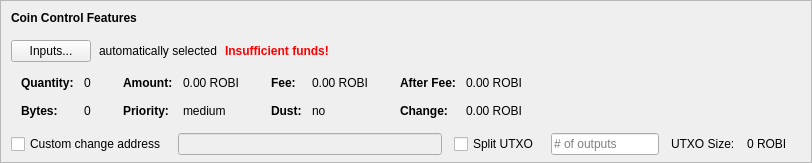
    <widget class="QFrame" name="frameCoinControl">
     <property name="sizePolicy">
      <sizepolicy hsizetype="Expanding" vsizetype="Expanding">
       <horstretch>0</horstretch>
       <verstretch>0</verstretch>
      </sizepolicy>
     </property>
     <property name="maximumSize">
      <size>
       <width>16777215</width>
       <height>16777215</height>
      </size>
     </property>
     <property name="frameShape">
      <enum>QFrame::StyledPanel</enum>
     </property>
     <property name="frameShadow">
      <enum>QFrame::Sunken</enum>
     </property>
     <layout class="QVBoxLayout" name="verticalLayoutCoinControl2">
      <property name="spacing">
       <number>0</number>
      </property>
      <property name="leftMargin">
       <number>0</number>
      </property>
      <property name="topMargin">
       <number>0</number>
      </property>
      <property name="rightMargin">
       <number>0</number>
      </property>
      <property name="bottomMargin">
       <number>6</number>
      </property>
      <item>
       <layout class="QVBoxLayout" name="verticalLayoutCoinControl" stretch="0,0,0,0,1">
        <property name="spacing">
         <number>0</number>
        </property>
        <property name="leftMargin">
         <number>10</number>
        </property>
        <property name="topMargin">
         <number>10</number>
        </property>
        <item>
         <layout class="QHBoxLayout" name="horizontalLayoutCoinControl1">
          <property name="bottomMargin">
           <number>15</number>
          </property>
          <item>
           <widget class="QLabel" name="labelCoinControlFeatures">
            <property name="sizePolicy">
             <sizepolicy hsizetype="Preferred" vsizetype="Maximum">
              <horstretch>0</horstretch>
              <verstretch>0</verstretch>
             </sizepolicy>
            </property>
            <property name="font">
             <font>
              <weight>75</weight>
              <bold>true</bold>
             </font>
            </property>
            <property name="styleSheet">
             <string notr="true">font-weight:bold;</string>
            </property>
            <property name="text">
             <string>Coin Control Features</string>
            </property>
           </widget>
          </item>
         </layout>
        </item>
        <item>
         <layout class="QHBoxLayout" name="horizontalLayoutCoinControl2" stretch="0,0,0,0">
          <property name="spacing">
           <number>8</number>
          </property>
          <property name="bottomMargin">
           <number>10</number>
          </property>
          <item>
           <widget class="QPushButton" name="pushButtonCoinControl">
            <property name="styleSheet">
             <string notr="true"/>
            </property>
            <property name="text">
             <string>Inputs...</string>
            </property>
            <property name="autoDefault">
             <bool>false</bool>
            </property>
           </widget>
          </item>
          <item>
           <widget class="QLabel" name="labelCoinControlAutomaticallySelected">
            <property name="text">
             <string>automatically selected</string>
            </property>
            <property name="margin">
             <number>5</number>
            </property>
           </widget>
          </item>
          <item>
           <widget class="QLabel" name="labelCoinControlInsuffFunds">
            <property name="font">
             <font>
              <weight>75</weight>
              <bold>true</bold>
             </font>
            </property>
            <property name="styleSheet">
             <string notr="true">color:red;font-weight:bold;</string>
            </property>
            <property name="text">
             <string>Insufficient funds!</string>
            </property>
            <property name="margin">
             <number>5</number>
            </property>
           </widget>
          </item>
          <item>
           <spacer name="horizontalSpacerCoinControl">
            <property name="orientation">
             <enum>Qt::Horizontal</enum>
            </property>
            <property name="sizeHint" stdset="0">
             <size>
              <width>40</width>
              <height>1</height>
             </size>
            </property>
           </spacer>
          </item>
         </layout>
        </item>
        <item>
         <widget class="QWidget" name="widgetCoinControl" native="true">
          <property name="sizePolicy">
           <sizepolicy hsizetype="Preferred" vsizetype="Preferred">
            <horstretch>0</horstretch>
            <verstretch>0</verstretch>
           </sizepolicy>
          </property>
          <property name="minimumSize">
           <size>
            <width>0</width>
            <height>0</height>
           </size>
          </property>
          <property name="styleSheet">
           <string notr="true"/>
          </property>
          <layout class="QHBoxLayout" name="horizontalLayoutCoinControl5">
           <property name="leftMargin">
            <number>0</number>
           </property>
           <property name="topMargin">
            <number>0</number>
           </property>
           <property name="rightMargin">
            <number>0</number>
           </property>
           <property name="bottomMargin">
            <number>0</number>
           </property>
           <item>
            <layout class="QHBoxLayout" name="horizontalLayoutCoinControl3" stretch="0,0,0,1">
             <property name="spacing">
              <number>20</number>
             </property>
             <property name="topMargin">
              <number>0</number>
             </property>
             <property name="bottomMargin">
              <number>10</number>
             </property>
             <item>
              <layout class="QFormLayout" name="formLayoutCoinControl1">
               <property name="horizontalSpacing">
                <number>10</number>
               </property>
               <property name="verticalSpacing">
                <number>14</number>
               </property>
               <property name="leftMargin">
                <number>10</number>
               </property>
               <property name="topMargin">
                <number>4</number>
               </property>
               <property name="rightMargin">
                <number>6</number>
               </property>
               <item row="0" column="0">
                <widget class="QLabel" name="labelCoinControlQuantityText">
                 <property name="font">
                  <font>
                   <weight>75</weight>
                   <bold>true</bold>
                  </font>
                 </property>
                 <property name="text">
                  <string>Quantity:</string>
                 </property>
                 <property name="margin">
                  <number>0</number>
                 </property>
                </widget>
               </item>
               <item row="0" column="1">
                <widget class="QLabel" name="labelCoinControlQuantity">
                 <property name="cursor">
                  <cursorShape>IBeamCursor</cursorShape>
                 </property>
                 <property name="contextMenuPolicy">
                  <enum>Qt::ActionsContextMenu</enum>
                 </property>
                 <property name="text">
                  <string notr="true">0</string>
                 </property>
                 <property name="margin">
                  <number>0</number>
                 </property>
                 <property name="textInteractionFlags">
                  <set>Qt::LinksAccessibleByMouse|Qt::TextSelectableByKeyboard|Qt::TextSelectableByMouse</set>
                 </property>
                </widget>
               </item>
               <item row="1" column="0">
                <widget class="QLabel" name="labelCoinControlBytesText">
                 <property name="font">
                  <font>
                   <weight>75</weight>
                   <bold>true</bold>
                  </font>
                 </property>
                 <property name="text">
                  <string>Bytes:</string>
                 </property>
                </widget>
               </item>
               <item row="1" column="1">
                <widget class="QLabel" name="labelCoinControlBytes">
                 <property name="cursor">
                  <cursorShape>IBeamCursor</cursorShape>
                 </property>
                 <property name="contextMenuPolicy">
                  <enum>Qt::ActionsContextMenu</enum>
                 </property>
                 <property name="text">
                  <string notr="true">0</string>
                 </property>
                 <property name="textInteractionFlags">
                  <set>Qt::LinksAccessibleByMouse|Qt::TextSelectableByKeyboard|Qt::TextSelectableByMouse</set>
                 </property>
                </widget>
               </item>
              </layout>
             </item>
             <item>
              <layout class="QFormLayout" name="formLayoutCoinControl2">
               <property name="horizontalSpacing">
                <number>10</number>
               </property>
               <property name="verticalSpacing">
                <number>14</number>
               </property>
               <property name="leftMargin">
                <number>6</number>
               </property>
               <property name="topMargin">
                <number>4</number>
               </property>
               <property name="rightMargin">
                <number>6</number>
               </property>
               <item row="0" column="0">
                <widget class="QLabel" name="labelCoinControlAmountText">
                 <property name="font">
                  <font>
                   <weight>75</weight>
                   <bold>true</bold>
                  </font>
                 </property>
                 <property name="text">
                  <string>Amount:</string>
                 </property>
                 <property name="margin">
                  <number>0</number>
                 </property>
                </widget>
               </item>
               <item row="0" column="1">
                <widget class="QLabel" name="labelCoinControlAmount">
                 <property name="cursor">
                  <cursorShape>IBeamCursor</cursorShape>
                 </property>
                 <property name="contextMenuPolicy">
                  <enum>Qt::ActionsContextMenu</enum>
                 </property>
                 <property name="text">
                  <string notr="true">0.00 ROBI</string>
                 </property>
                 <property name="textInteractionFlags">
                  <set>Qt::LinksAccessibleByMouse|Qt::TextSelectableByKeyboard|Qt::TextSelectableByMouse</set>
                 </property>
                </widget>
               </item>
               <item row="1" column="0">
                <widget class="QLabel" name="labelCoinControlPriorityText">
                 <property name="font">
                  <font>
                   <weight>75</weight>
                   <bold>true</bold>
                  </font>
                 </property>
                 <property name="text">
                  <string>Priority:</string>
                 </property>
                </widget>
               </item>
               <item row="1" column="1">
                <widget class="QLabel" name="labelCoinControlPriority">
                 <property name="cursor">
                  <cursorShape>IBeamCursor</cursorShape>
                 </property>
                 <property name="contextMenuPolicy">
                  <enum>Qt::ActionsContextMenu</enum>
                 </property>
                 <property name="text">
                  <string>medium</string>
                 </property>
                 <property name="textInteractionFlags">
                  <set>Qt::LinksAccessibleByMouse|Qt::TextSelectableByKeyboard|Qt::TextSelectableByMouse</set>
                 </property>
                </widget>
               </item>
              </layout>
             </item>
             <item>
              <layout class="QFormLayout" name="formLayoutCoinControl3">
               <property name="horizontalSpacing">
                <number>10</number>
               </property>
               <property name="verticalSpacing">
                <number>14</number>
               </property>
               <property name="leftMargin">
                <number>6</number>
               </property>
               <property name="topMargin">
                <number>4</number>
               </property>
               <property name="rightMargin">
                <number>6</number>
               </property>
               <item row="0" column="0">
                <widget class="QLabel" name="labelCoinControlFeeText">
                 <property name="font">
                  <font>
                   <weight>75</weight>
                   <bold>true</bold>
                  </font>
                 </property>
                 <property name="text">
                  <string>Fee:</string>
                 </property>
                 <property name="margin">
                  <number>0</number>
                 </property>
                </widget>
               </item>
               <item row="0" column="1">
                <widget class="QLabel" name="labelCoinControlFee">
                 <property name="cursor">
                  <cursorShape>IBeamCursor</cursorShape>
                 </property>
                 <property name="contextMenuPolicy">
                  <enum>Qt::ActionsContextMenu</enum>
                 </property>
                 <property name="text">
                  <string notr="true">0.00 ROBI</string>
                 </property>
                 <property name="textInteractionFlags">
                  <set>Qt::LinksAccessibleByMouse|Qt::TextSelectableByKeyboard|Qt::TextSelectableByMouse</set>
                 </property>
                </widget>
               </item>
               <item row="1" column="0">
                <widget class="QLabel" name="labelCoinControlLowOutputText">
                 <property name="font">
                  <font>
                   <weight>75</weight>
                   <bold>true</bold>
                  </font>
                 </property>
                 <property name="text">
                  <string>Dust:</string>
                 </property>
                </widget>
               </item>
               <item row="1" column="1">
                <widget class="QLabel" name="labelCoinControlLowOutput">
                 <property name="cursor">
                  <cursorShape>IBeamCursor</cursorShape>
                 </property>
                 <property name="contextMenuPolicy">
                  <enum>Qt::ActionsContextMenu</enum>
                 </property>
                 <property name="text">
                  <string>no</string>
                 </property>
                 <property name="textInteractionFlags">
                  <set>Qt::LinksAccessibleByMouse|Qt::TextSelectableByKeyboard|Qt::TextSelectableByMouse</set>
                 </property>
                </widget>
               </item>
              </layout>
             </item>
             <item>
              <layout class="QFormLayout" name="formLayoutCoinControl4">
               <property name="horizontalSpacing">
                <number>10</number>
               </property>
               <property name="verticalSpacing">
                <number>14</number>
               </property>
               <property name="leftMargin">
                <number>6</number>
               </property>
               <property name="topMargin">
                <number>4</number>
               </property>
               <property name="rightMargin">
                <number>6</number>
               </property>
               <item row="0" column="0">
                <widget class="QLabel" name="labelCoinControlAfterFeeText">
                 <property name="font">
                  <font>
                   <weight>75</weight>
                   <bold>true</bold>
                  </font>
                 </property>
                 <property name="text">
                  <string>After Fee:</string>
                 </property>
                 <property name="margin">
                  <number>0</number>
                 </property>
                </widget>
               </item>
               <item row="0" column="1">
                <widget class="QLabel" name="labelCoinControlAfterFee">
                 <property name="cursor">
                  <cursorShape>IBeamCursor</cursorShape>
                 </property>
                 <property name="contextMenuPolicy">
                  <enum>Qt::ActionsContextMenu</enum>
                 </property>
                 <property name="text">
                  <string notr="true">0.00 ROBI</string>
                 </property>
                 <property name="textInteractionFlags">
                  <set>Qt::LinksAccessibleByMouse|Qt::TextSelectableByKeyboard|Qt::TextSelectableByMouse</set>
                 </property>
                </widget>
               </item>
               <item row="1" column="0">
                <widget class="QLabel" name="labelCoinControlChangeText">
                 <property name="font">
                  <font>
                   <weight>75</weight>
                   <bold>true</bold>
                  </font>
                 </property>
                 <property name="text">
                  <string>Change:</string>
                 </property>
                </widget>
               </item>
               <item row="1" column="1">
                <widget class="QLabel" name="labelCoinControlChange">
                 <property name="cursor">
                  <cursorShape>IBeamCursor</cursorShape>
                 </property>
                 <property name="contextMenuPolicy">
                  <enum>Qt::ActionsContextMenu</enum>
                 </property>
                 <property name="text">
                  <string notr="true">0.00 ROBI</string>
                 </property>
                 <property name="textInteractionFlags">
                  <set>Qt::LinksAccessibleByMouse|Qt::TextSelectableByKeyboard|Qt::TextSelectableByMouse</set>
                 </property>
                </widget>
               </item>
              </layout>
             </item>
            </layout>
           </item>
          </layout>
         </widget>
        </item>
        <item>
         <layout class="QHBoxLayout" name="horizontalLayoutCoinControl4" stretch="0,0,0,0,0,0,0">
          <property name="spacing">
           <number>12</number>
          </property>
          <property name="sizeConstraint">
           <enum>QLayout::SetDefaultConstraint</enum>
          </property>
          <property name="topMargin">
           <number>5</number>
          </property>
          <property name="rightMargin">
           <number>5</number>
          </property>
          <item>
           <widget class="QCheckBox" name="checkBoxCoinControlChange">
            <property name="toolTip">
             <string>If this is activated, but the change address is empty or invalid, change will be sent to a newly generated address.</string>
            </property>
            <property name="text">
             <string>Custom change address</string>
            </property>
           </widget>
          </item>
          <item>
           <widget class="QValidatedLineEdit" name="lineEditCoinControlChange">
            <property name="enabled">
             <bool>false</bool>
            </property>
            <property name="sizePolicy">
             <sizepolicy hsizetype="Expanding" vsizetype="Fixed">
              <horstretch>0</horstretch>
              <verstretch>0</verstretch>
             </sizepolicy>
            </property>
           </widget>
          </item>
          <item>
           <widget class="QCheckBox" name="splitBlockCheckBox">
            <property name="text">
             <string>Split UTXO</string>
            </property>
           </widget>
          </item>
          <item>
           <widget class="QLineEdit" name="splitBlockLineEdit">
            <property name="sizePolicy">
             <sizepolicy hsizetype="Fixed" vsizetype="Fixed">
              <horstretch>50</horstretch>
              <verstretch>0</verstretch>
             </sizepolicy>
            </property>
            <property name="placeholderText">
             <string># of outputs</string>
            </property>
           </widget>
          </item>
          <item>
           <widget class="QLabel" name="labelBlockSizeText">
            <property name="text">
             <string>UTXO Size:</string>
            </property>
           </widget>
          </item>
          <item>
           <widget class="QLabel" name="labelBlockSize">
            <property name="text">
             <string>0 ROBI</string>
            </property>
           </widget>
          </item>
          <item>
           <widget class="QLabel" name="labelCoinControlChangeLabel">
            <property name="sizePolicy">
             <sizepolicy hsizetype="Preferred" vsizetype="Expanding">
              <horstretch>0</horstretch>
              <verstretch>0</verstretch>
             </sizepolicy>
            </property>
            <property name="minimumSize">
             <size>
              <width>0</width>
              <height>0</height>
             </size>
            </property>
            <property name="text">
             <string/>
            </property>
            <property name="margin">
             <number>3</number>
            </property>
           </widget>
          </item>
         </layout>
        </item>
        <item>
         <spacer name="verticalSpacerCoinControl">
          <property name="orientation">
           <enum>Qt::Vertical</enum>
          </property>
          <property name="sizeHint" stdset="0">
           <size>
            <width>800</width>
            <height>1</height>
           </size>
          </property>
         </spacer>
        </item>
       </layout>
      </item>
     </layout>
    </widget>
